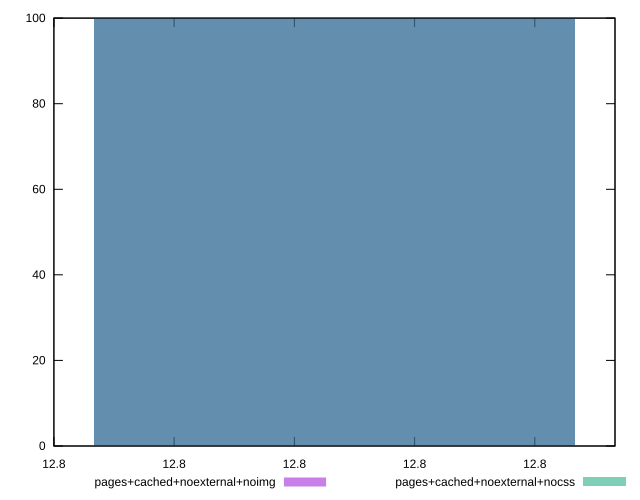

Here is the gnuplot script that generated this plot:
reset
set terminal svg size 640, 500 enhanced background rgb 'white'
set output "reprap/estimated-input-latency/comparison/histogram/8_vs_9.svg"

$pagesCachedNoexternalNoimg <<EOF
12.800000000000002 100
EOF

$pagesCachedNoexternalNocss <<EOF
12.800000000000002 100
EOF

set key outside below
set boxwidth 2.4947348240831937e-14
set yrange [0:100]
set style fill transparent solid 0.5 noborder

plot \
  $pagesCachedNoexternalNoimg title "pages+cached+noexternal+noimg" with boxes, \
  $pagesCachedNoexternalNocss title "pages+cached+noexternal+nocss" with boxes, \


reset
